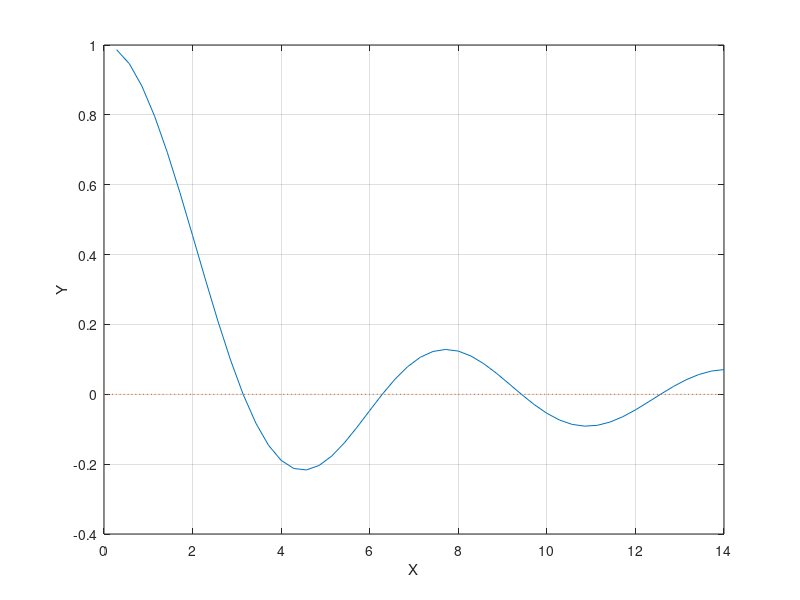

This figure's MATLAB source: (Note: this script raises an error after producing the figure.)
clear
a=0; b=14;
m=50; x=linspace(a,b,m);
h=0.001; iter=5; eps=0.001;
f=@(x)sin(x)./x;
y=f(x);
plot(x,f(x),x,0*x,':'); grid on;
xlabel('X'); ylabel('Y');
hold on
y_min=min(y); y_max=max(y);
if y_min<0 y_min=1.1*y_min; else y_min=0.9*y_min; end;
if y_max>0 y_max=1.1*y_max; else y_max=0.9*y_max; end;
y_lim=([y_min,y_max]);
z=ginput(1);
x1=z(1);
for i=1:iter
    yh=(f(x1+h)-f(x1))/h;
    x2=x1-f(x1)/yh;
    P=plot(x,f(x1)+yh*(x-x1),':',x1,f(x1),'*',x2,0,'*',x2,f(x2),'o')
    L=line([x2,x2],[0,f(x2)]);
    set(L,'LineStyle',':')
    x1=x2;
    if abs(f(x2))<eps break;
    end
    pause
    delete(P,L);
end
hold off
'End Iteration'